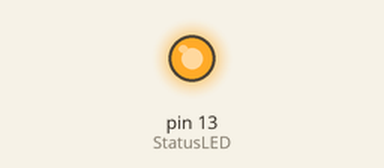
This sketch was run on a simulated Arduino Uno, built with avr-gcc and run on an emulated ATmega328P. Shown: output pins drawn as LEDs (lit = HIGH). Pins used as bus, display or sensor lines are not drawn.

Above: at 0.08 s.
At 2.5 s:
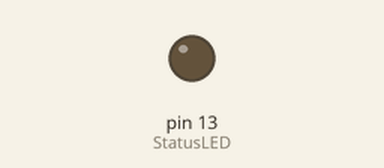
Timing chart, 0 to 6.5 s (numbered marks = the images above):
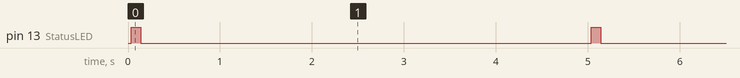

Measured:
- by itself, pin 13 (StatusLED): alternates HIGH for 0.10 s and LOW for 4.9 s

The sketch:

NikonAikoTimeLapse.ino
```cpp
#include <nikonIrControl.h>
#include <AikoEvents.h>

using namespace Aiko;

int CameraIrPin = 8;
int StatusLED = 13;

int frameIntervalSeconds = 5;

void setup()
{
  pinMode(CameraIrPin, OUTPUT);
  pinMode(StatusLED, OUTPUT);

  Events.addHandler(takePhoto, frameIntervalSeconds * 1000);
  Events.addHandler(blinkStatusLED, 5000);
}

void takePhoto()
{
  cameraSnap(CameraIrPin);
}

void blinkStatusLED()
{

  digitalWrite(StatusLED, HIGH);
  delay(100);
  digitalWrite(StatusLED, LOW);
}

void loop()
{
  Events.loop();
}
```
